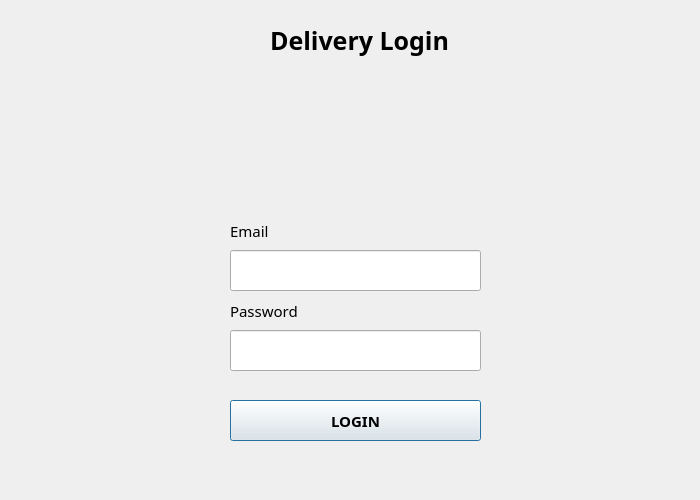
<?xml version="1.0" encoding="UTF-8"?>
<ui version="4.0">
 <class>dblogin</class>
 <widget class="QDialog" name="dblogin">
  <property name="geometry">
   <rect>
    <x>0</x>
    <y>0</y>
    <width>700</width>
    <height>500</height>
   </rect>
  </property>
  <property name="font">
   <font>
    <pointsize>11</pointsize>
   </font>
  </property>
  <property name="windowTitle">
   <string>Dialog</string>
  </property>
  <widget class="QLabel" name="label_3">
   <property name="geometry">
    <rect>
     <x>-130</x>
     <y>-70</y>
     <width>1021</width>
     <height>641</height>
    </rect>
   </property>
   <property name="text">
    <string/>
   </property>
   <property name="pixmap">
    <pixmap>../../../Downloads/detailed-structure-marble-natural-pattern-background-design.jpg</pixmap>
   </property>
  </widget>
  <widget class="QLabel" name="label_home_firt_pic_3">
   <property name="geometry">
    <rect>
     <x>230</x>
     <y>70</y>
     <width>251</width>
     <height>141</height>
    </rect>
   </property>
   <property name="styleSheet">
    <string notr="true"> background-position: center;
    background-repeat: no-repeat;
    background-attachment: fixed;
    background-origin: content;
    background-clip: content;</string>
   </property>
   <property name="text">
    <string/>
   </property>
   <property name="pixmap">
    <pixmap>../../../Downloads/162200-OVHLNN-565(1).ico</pixmap>
   </property>
  </widget>
  <widget class="QLabel" name="label_6">
   <property name="geometry">
    <rect>
     <x>270</x>
     <y>10</y>
     <width>181</width>
     <height>61</height>
    </rect>
   </property>
   <property name="font">
    <font>
     <family>HoloLens MDL2 Assets</family>
     <pointsize>19</pointsize>
     <bold>true</bold>
     <strikeout>false</strikeout>
    </font>
   </property>
   <property name="text">
    <string>Delivery Login</string>
   </property>
  </widget>
  <widget class="QPushButton" name="pushButton_6">
   <property name="geometry">
    <rect>
     <x>230</x>
     <y>400</y>
     <width>251</width>
     <height>41</height>
    </rect>
   </property>
   <property name="font">
    <font>
     <family>Source Code Pro</family>
     <pointsize>11</pointsize>
     <bold>true</bold>
    </font>
   </property>
   <property name="autoFillBackground">
    <bool>true</bool>
   </property>
   <property name="text">
    <string>LOGIN</string>
   </property>
  </widget>
  <widget class="QLineEdit" name="lineEdit_3">
   <property name="geometry">
    <rect>
     <x>230</x>
     <y>250</y>
     <width>251</width>
     <height>41</height>
    </rect>
   </property>
  </widget>
  <widget class="QLabel" name="label_7">
   <property name="geometry">
    <rect>
     <x>230</x>
     <y>200</y>
     <width>221</width>
     <height>61</height>
    </rect>
   </property>
   <property name="font">
    <font>
     <family>HoloLens MDL2 Assets</family>
     <pointsize>11</pointsize>
     <bold>false</bold>
     <strikeout>false</strikeout>
    </font>
   </property>
   <property name="text">
    <string>Email</string>
   </property>
  </widget>
  <widget class="QLabel" name="label_8">
   <property name="geometry">
    <rect>
     <x>230</x>
     <y>280</y>
     <width>221</width>
     <height>61</height>
    </rect>
   </property>
   <property name="font">
    <font>
     <family>HoloLens MDL2 Assets</family>
     <pointsize>11</pointsize>
     <bold>false</bold>
     <strikeout>false</strikeout>
    </font>
   </property>
   <property name="text">
    <string>Password</string>
   </property>
  </widget>
  <widget class="QLineEdit" name="lineEdit_4">
   <property name="geometry">
    <rect>
     <x>230</x>
     <y>330</y>
     <width>251</width>
     <height>41</height>
    </rect>
   </property>
  </widget>
 </widget>
 <resources/>
 <connections/>
</ui>
